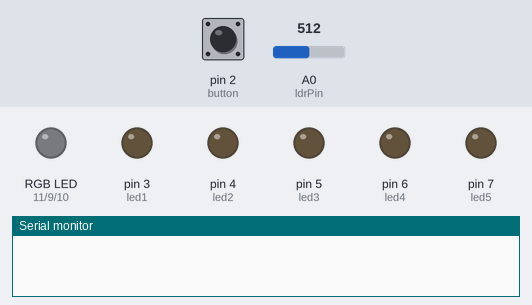
The sketch below on a simulated Arduino Uno, built with avr-gcc and run on an emulated ATmega328P. Parts: an RGB LED mixed from three pins (HIGH = lit), output pins drawn as LEDs (lit = HIGH), the last lines printed to the serial monitor. Dashed ring = blinking. Inputs (shaded band) come from the test bench; at power-on: pin 2 (button) LOW, A0 (ldrPin) = 512.

Above: at 1.2 s.
1.3 s: pin 2 (button) pulled HIGH for 0.15 s
2.9 s: A0 (ldrPin) set to 257
4.4 s: A0 (ldrPin) set to 239
At 5.0 s:
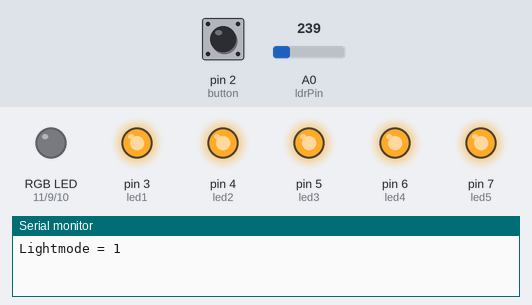
5.9 s: pin 2 (button) pulled HIGH for 1 s
At 6.2 s:
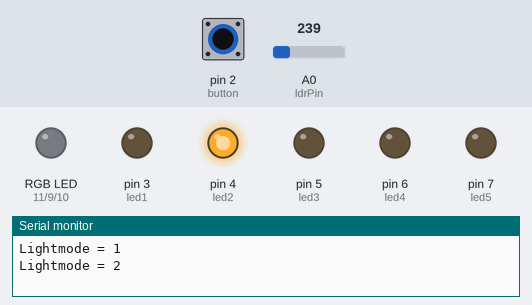
At 6.59 s:
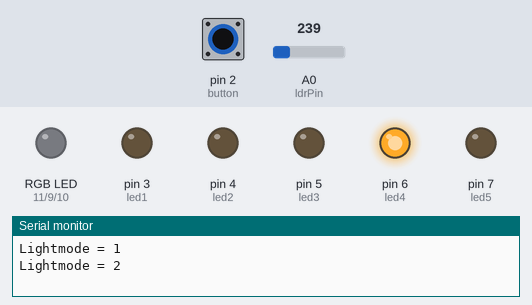
8.9 s: pin 2 (button) pulled HIGH for 3.2 s
At 9.42 s:
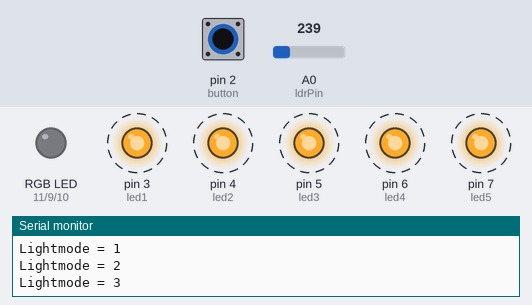
13.6 s: A0 (ldrPin) set to 260
Timing chart, 0 to 16.1 s (numbered marks = the images above; inputs shaded):
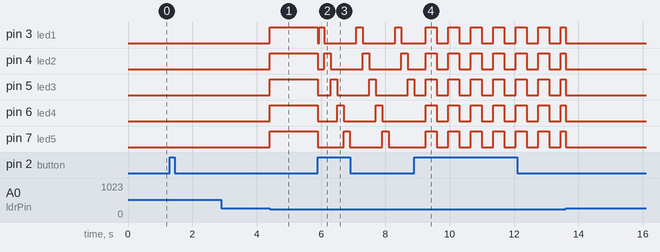

Measured:
- the behaviour switches between 250 and 249 on A0 (ldrPin) (found by bisection; images 0 and 1)
- after the input at 2.9 s, every drawn part: stays the same
- after the input at 4.4 s, pin 3 (led1), pin 4 (led2), pin 5 (led3), pin 6 (led4), pin 7 (led5): LOW → HIGH at once
- after the input at 5.9 s, pin 3 (led1): goes LOW 0.05 s, HIGH 0.15 s, LOW 1.0 s, HIGH 0.20 s, LOW 1.0 s, HIGH 0.20 s, then LOW, starting at once; pin 4 (led2): HIGH → LOW at once, then repeats every 1.2 s: HIGH 0.20 s, LOW 1.0 s
- after the input at 8.9 s, pin 3 (led1), pin 4 (led2), pin 5 (led3), pin 6 (led4), pin 7 (led5): alternates HIGH for 0.35 s and LOW for 0.35 s, starting after 0.35 s

The sketch:

BikeLamp.ino
```cpp
// Button and LED pins
const int button = 2;
const int led1 = 3;
const int led2 = 4;
const int led3 = 5;
const int led4 = 6;
const int led5 = 7;

// RGB LED pins
const int rgbRed = 11;
const int rgbGreen = 9;
const int rgbBlue = 10;

// LDR pin
const int ldrPin = A0;

// Variables
int buttonState = 0;
int buttonCheck = 0;
int lightMode = 0;
int ldrValue = 0;

// Student number
const int studentNumber = 95260;
const int rgbValue = 159;

// --- Timing Variables ---
unsigned long previousMillis = 0;
int step = 0; // Keeps track of which "frame" of the animation we are in

void setup() {
  pinMode(button, INPUT);
  pinMode(led1, OUTPUT);
  pinMode(led2, OUTPUT);
  pinMode(led3, OUTPUT);
  pinMode(led4, OUTPUT);
  pinMode(led5, OUTPUT);
  pinMode(rgbRed, OUTPUT);
  pinMode(rgbGreen, OUTPUT);
  pinMode(rgbBlue, OUTPUT);
  Serial.begin(9600);
}

// Helper to clear LEDs quickly
void allOff() {
  digitalWrite(led1, LOW); digitalWrite(led2, LOW); digitalWrite(led3, LOW);
  digitalWrite(led4, LOW); digitalWrite(led5, LOW);
  analogWrite(rgbRed, 0); analogWrite(rgbGreen, 0); analogWrite(rgbBlue, 0);
}

void loop() {
  ldrValue = analogRead(ldrPin);
  buttonState = digitalRead(button);
  unsigned long currentMillis = millis();

  // Button logic (Now works instantly!)
  if (buttonState != buttonCheck) {
    if (buttonState == HIGH) {
      lightMode++;
      if (lightMode == 8) lightMode = 0;
      step = 0; // Reset animation step
      allOff();
      Serial.print("Lightmode = "); Serial.println(lightMode);
      delay(50); // Small debounce is fine here
    }
  }
  buttonCheck = buttonState;

  if (ldrValue < 250) {

    // Mode 0: Off
    if (lightMode == 0) {
      allOff();
    }

    // Mode 1: On
    else if (lightMode == 1) {
      digitalWrite(led1, HIGH); digitalWrite(led2, HIGH);
      digitalWrite(led3, HIGH); digitalWrite(led4, HIGH); digitalWrite(led5, HIGH);
    }

    // Mode 2: Left and Back
    else if (lightMode == 2) {
      if (currentMillis - previousMillis >= 200) {
        previousMillis = currentMillis;
        allOff();
        step++;
        if (step > 5) step = 0;
        if (step == 1) digitalWrite(led1, HIGH);
        if (step == 2) digitalWrite(led2, HIGH);
        if (step == 3) digitalWrite(led3, HIGH);
        if (step == 4) digitalWrite(led4, HIGH);
        if (step == 5) digitalWrite(led5, HIGH);
      }
    }

    // Mode 3: Blinking
    else if (lightMode == 3) {
      if (currentMillis - previousMillis >= 350) {
        previousMillis = currentMillis;
        step = !step; // Toggle between 0 and 1
        int val = step ? HIGH : LOW;
        digitalWrite(led1, val); digitalWrite(led2, val); digitalWrite(led3, val);
        digitalWrite(led4, val); digitalWrite(led5, val);
      }
    }

    // Mode 4: Left to Right (Knight Rider style)
    else if (lightMode == 4) {
      if (currentMillis - previousMillis >= 200) {
        previousMillis = currentMillis;
        allOff();
        step++;
        if (step > 7) step = 0;
        if (step == 0 || step == 0) digitalWrite(led1, HIGH);
        if (step == 1 || step == 7) digitalWrite(led2, HIGH);
        if (step == 2 || step == 6) digitalWrite(led3, HIGH);
        if (step == 3 || step == 5) digitalWrite(led4, HIGH);
        if (step == 4) digitalWrite(led5, HIGH);
      }
    }

    // Mode 5: Alternating
    else if (lightMode == 5) {
      if (currentMillis - previousMillis >= 200) {
        previousMillis = currentMillis;
        step = !step;
        allOff();
        if (step) {
          digitalWrite(led1, HIGH); digitalWrite(led3, HIGH); digitalWrite(led5, HIGH);
        } else {
          digitalWrite(led2, HIGH); digitalWrite(led4, HIGH);
        }
      }
    }

    // Mode 6: Build Up, Build Down
    else if (lightMode == 6) {
      if (currentMillis - previousMillis >= 200) {
        previousMillis = currentMillis;
        step++;
        if (step > 10) step = 0;
        digitalWrite(led1, step >= 1 && step <= 9 ? HIGH : LOW);
        digitalWrite(led2, step >= 2 && step <= 8 ? HIGH : LOW);
        digitalWrite(led3, step >= 3 && step <= 7 ? HIGH : LOW);
        digitalWrite(led4, step >= 4 && step <= 6 ? HIGH : LOW);
        digitalWrite(led5, step == 5 ? HIGH : LOW);
      }
    }

    // Mode 7: RGB Student Number Mode
    else if (lightMode == 7) {
      allOff();
      analogWrite(rgbRed, rgbValue);
      analogWrite(rgbGreen, rgbValue);
      analogWrite(rgbBlue, rgbValue);
    }
  }
  else {
    allOff();
  }
}
```
